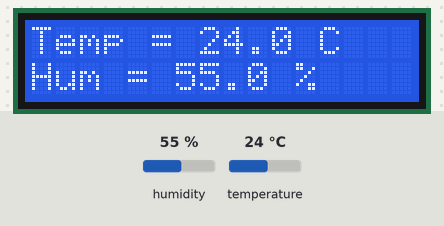
This program was run on a simulated Raspberry Pi (BCM pin numbers). Shown: 16×2 character LCD. The inputs (shaded band) are chosen by the test bench; at power-on: humidity 55 %, temperature 24 °C.

Above: at 3.2 s.
3.3 s: humidity set to 22 %
At 6.3 s:
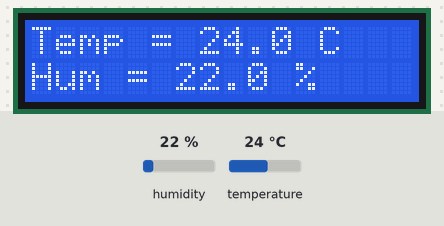
6.7 s: temperature set to 12 °C
At 8.0 s:
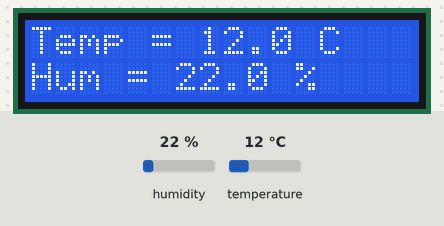
10.1 s: humidity set to 40 %
At 10.8 s:
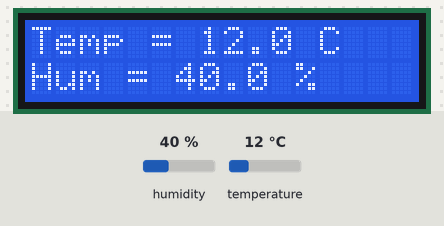
13.5 s: temperature set to 19 °C
At 16.4 s:
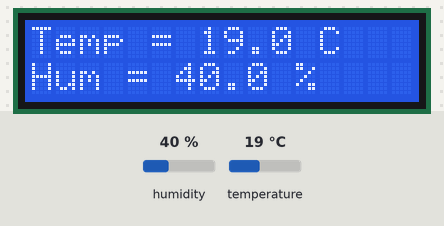
Timing chart, 0 to 17.9 s (numbered marks = the images above; inputs shaded):
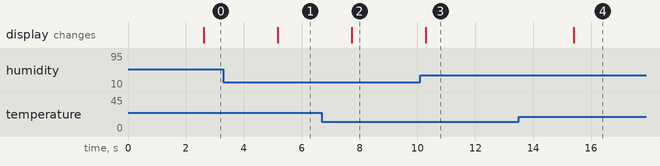

The program:

DHT11_Display.py
```python
import time #import time for creating delay
import Adafruit_CharLCD as LCD #Import LCD library
import Adafruit_DHT #Import DHT Library for sensor

sensor_name = Adafruit_DHT.DHT11 #we are using the DHT11 sensor
sensor_pin = 17 #The sensor is connected to GPIO17 on Pi

lcd_rs        = 7  #RS of LCD is connected to GPIO 7 on PI
lcd_en        = 8  #EN of LCD is connected to GPIO 8 on PI
lcd_d4        = 25 #D4 of LCD is connected to GPIO 25 on PI
lcd_d5        = 24 #D5 of LCD is connected to GPIO 24 on PI
lcd_d6        = 23 #D6 of LCD is connected to GPIO 23 on PI
lcd_d7        = 18 #D7 of LCD is connected to GPIO 18 on PI
lcd_backlight =  0  #LED is not connected so we assign to 0

lcd_columns = 16 #for 16*2 LCD
lcd_rows    = 2 #for 16*2 LCD

lcd = LCD.Adafruit_CharLCD(lcd_rs, lcd_en, lcd_d4, lcd_d5, lcd_d6, lcd_d7,
                           lcd_columns, lcd_rows, lcd_backlight)   #Send all the pin details to library

lcd.message('DHT11 with Pi \n -CircuitDigest') #Give a intro message

time.sleep(2) #wait for 2 secs

while 1: #Infinite Loop

    humidity, temperature = Adafruit_DHT.read_retry(sensor_name, sensor_pin) #read from sensor and save respective values in temperature and humidity varibale
    lcd.clear() #Clear the LCD screen
    lcd.message ('Temp = %.1f C' % temperature) # Display the value of temperature
    lcd.message ('\nHum = %.1f %%' % humidity)  #Display the value of Humidity

    time.sleep(2) #Wait for 2 sec then update the values
```

Measured:
- after the input at 3.3 s, the display: changes after 1.9 s (image 1)
- after the input at 6.7 s, the display: changes after 1.0 s (image 2)
- after the input at 10.1 s, the display: changes after 0.19 s (image 3)
- after the input at 13.5 s, the display: changes after 1.9 s (image 4)
